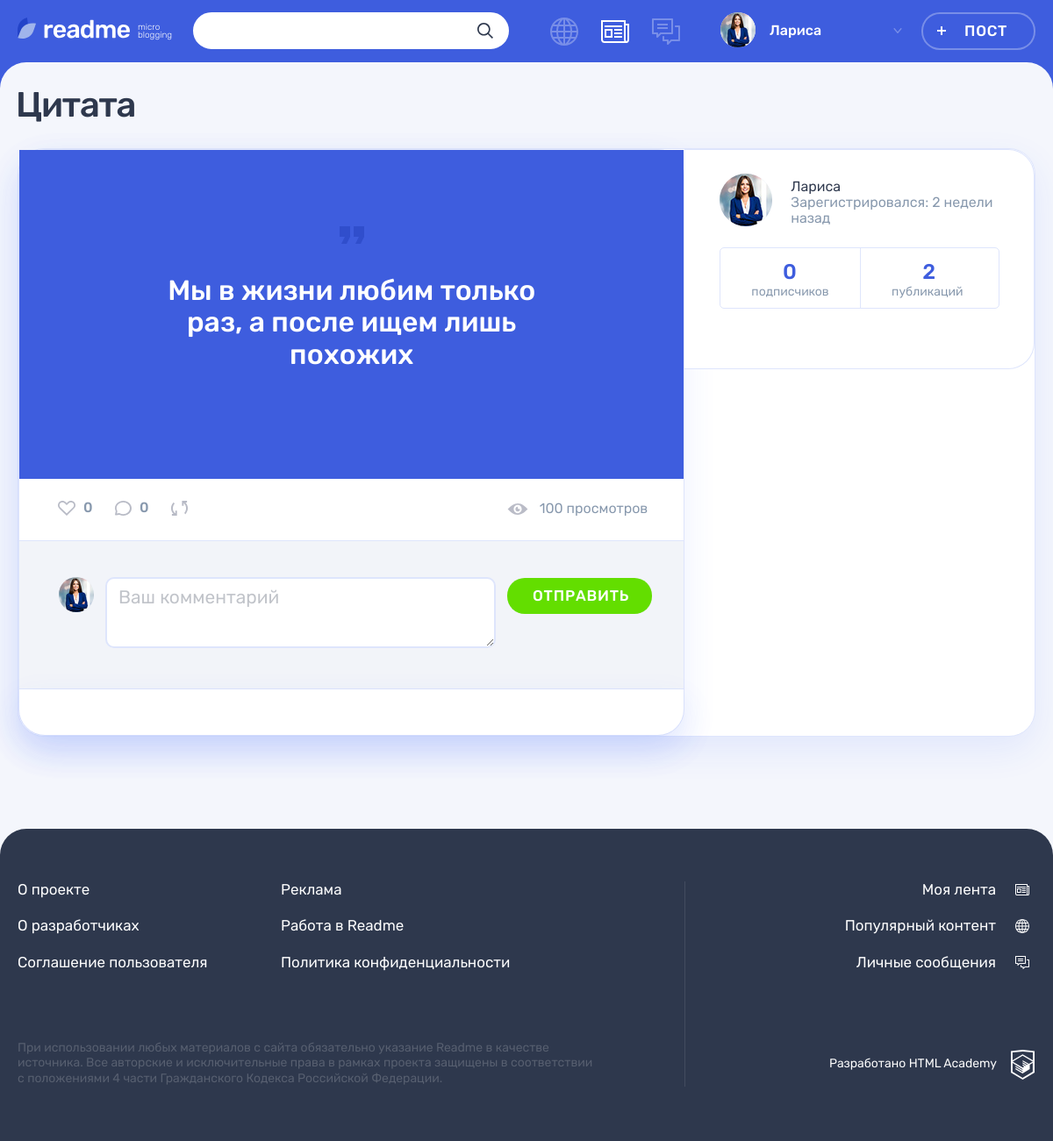
Screenshot of /post.php?id=1 (signed in) with the database file from the repository.
### tables this page shows
CREATE TABLE posts
(
    id           INT AUTO_INCREMENT PRIMARY KEY,
    creationDate TIMESTAMP DEFAULT CURRENT_TIMESTAMP,
    title        VARCHAR(128),
    content      VARCHAR(255),
    typeID       INT NOT NULL,
    authorId     INT NOT NULL,
    image        VARCHAR(255),
    video        VARCHAR(255),
    link         VARCHAR(255),
    views        INT,
    author       VARCHAR(128),
    repostCount  VARCHAR(128),
    FOREIGN KEY (authorId) REFERENCES users (id),
    FOREIGN KEY (typeId) REFERENCES content_type (id)
);

CREATE TABLE users
(
    id               INT AUTO_INCREMENT PRIMARY KEY,
    registrationDate TIMESTAMP DEFAULT CURRENT_TIMESTAMP,
    email            VARCHAR(128) NOT NULL UNIQUE,
    login            VARCHAR(128) UNIQUE,
    password         CHAR(64)     NOT NULL,
    avatar           VARCHAR(255)
);

### helpers.php (called while the page is built, shortened)
<?php
function get_noun_plural_form(int $number, string $one, string $two, string $many): string
{
    $number = (int)$number;
    $mod10 = $number % 10;
    $mod100 = $number % 100;
    switch (true) {
        case ($mod10 >= 2 && $mod10 <= 4):
            return $two;
    }
}
function include_template($name, array $data = [])
{
    $name = 'templates/'.$name;
    extract($data);
    require $name;
    $result = ob_get_clean();
    return $result;
}
function generate_random_date($index)
{
    $deltas = [['minutes' => 59], ['hours' => 23], ['days' => 6], ['weeks' => 4], ['months' => 11]];
    $dcnt = count($deltas);
    $delta = $deltas[$index];
    $timeval = rand(1, current($delta));
    $timename = key($delta);
    $ts = strtotime("$timeval $timename ago");
    $dt = date('Y-m-d H:i:s', $ts);
    return $dt;
}

### functions.php (called while the page is built, shortened)
<?php
function DateFormat($index, $data = '')
{
    $RandomDate = date_create(generate_random_date($index));
    if ( ! empty($data)) {
        $RandomDate = new DateTime($data);
    }
    $current_time = new DateTime();
    $date = $current_time->diff($RandomDate);
    if ($date->format('%y') >= 1) {
        return $RandomDate->format("d-M-Y");
    } elseif (1.25 <= ((int)$date->format('%m')) + ($date->format('%d')) / 31) {
        return seePlural($date->format('%m'), 'месяц', 'месяца', 'месяцев');
    } elseif (7 <= (int)$date->format('%m') * 31 + (int)$date->format('%d')) {
        return seePlural(floor(($date->format('%d')) / 7) + (int)$date->format('%m') * 4, ' неделю', 'недели',
            'недель');
    } elseif ((1 <= $date->format('%d'))) {
        return seePlural($date->format('%d'), 'день', 'дня', 'дней');
    } elseif (1 <= $date->format('%h')) {
        return seePlural($date->format('%h'), 'час', 'часа', 'часов');
    } else {
        return seePlural($date->format('%i'), 'минута', 'минуты', 'минут');
    }
}
function seePlural($str, $one, $two, $many, $ending = ' назад')
{
    return $str.' '.get_noun_plural_form($str, $one, $two, $many).$ending;
}
function SqlRequest($reques, $from, $where, $con, $id = '', $as = '', $join = "")
{
    $sql = sprintf("SELECT  %s %s  from %s %s WHERE %s %s", $reques, $as, $from, $join, $where, $id);
    $result = mysqli_query($con, $sql);
    $data = mysqli_fetch_all($result, MYSQLI_ASSOC);
    return $data;
}

### templates/postQuote.php (the view, shortened to what this page needs)
<main class="page__main page__main--publication">
    <div class="container">
        <h1 class="page__title page__title--publication"><?= strip_tags($post['title']); ?></h1>
        <section class="post-details">
            <article class="feed__post post post-quote">
                <div class="post-details__wrapper post-photo">
                    <div class="post-details__main-block post post--details">
                        <div class="post__main">
                            <blockquote>
                                <p>
                                    <?= strip_tags($post['content']); ?>
                                </p>
                            </blockquote>
                        </div>
                        <div class="post__indicators">
                            <?php echo include_template('widgets/likesRepostsComments.php',
                                [
                                    'like' => $post[0]['like'],
                                    'comment' => $post[0]['comment'],
                                    'reposts' => $post[0]['reposts'],
                                    'view' => $post[0]['view'],
                                    'id' => $id,
                                ]); ?>
                        </div>
                        <div class="comments">
                            <?php
                            echo include_template('widgets/newCommentForm.php',
                                ['con' => $con, 'postId' => $post['id']]);
                            echo include_template('widgets/comments.php',
                                ['con' => $con, 'postId' => $post['id'], 'comments' => $post[0]["comments"]]); ?>
                        </div>
                    </div>
                    <?php echo include_template('widgets/postCreateUser.php', [
                        'con' => $con,
                        'id' => $id,
                        'postAuthor' => $authorInfo['postAuthor'],
                        'postsCount' => $authorInfo['postsCount'],
                        'subscribersCount' => $authorInfo['subscribersCount'],
                        'isSubscribed' => $isSubscribed,
                    ]); ?>
                </div>
            </article>
        </section>
    </div>
</main>

### templates/widgets/postCreateUser.php (shortened to what this page needs)
<div class="post-details__user user">
    <div class="post-details__user-info user__info">
        <div class="post-details__avatar user__avatar">
            <a class="post-details__name user__name" href="#">
                <a class="post-details__avatar-link user__avatar-link" href="#">
                    <img class="post-details__picture user__picture"
                         src="../img/<?= strip_tags($postAuthor['avatar']) ?>" alt="Аватар пользователя">
                </a>
        </div>
        <div class="post-details__name-wrapper user__name-wrapper">
            <span><?= strip_tags($postAuthor['login']) ?> </span>
            <br>
            <time class="post-details__time user__time" datetime="2014-03-20">Зарегистрировался: <?= DateFormat(0, $postAuthor['registrationDate']) ?></time>
        </div>
    </div>
    <div class="post-details__rating user__rating">
        <p class="post-details__rating-item user__rating-item user__rating-item--subscribers">
            <span class="post-details__rating-amount user__rating-amount"><?= $subscribersCount ?></span>
            <span class="post-details__rating-text user__rating-text">подписчиков</span>
        </p>
        <p class="post-details__rating-item user__rating-item user__rating-item--publications">
            <span class="post-details__rating-amount user__rating-amount"><?= $postsCount ?></span>
            <span class="post-details__rating-text user__rating-text">публикаций</span>
        </p>
    </div>
</div>

### rows the page displays
posts: title "Цитата", content "Мы в жизни любим только раз, а после ищем лишь похожих", authorId.avatar (picture), authorId.login "Лариса", authorId.registrationDate "2 недели назад", typeID "2"

### other values shown
strip_tags($userName) "Лариса"
$like "0"
$comment "0"
$view "100"
$subscribersCount "0"
